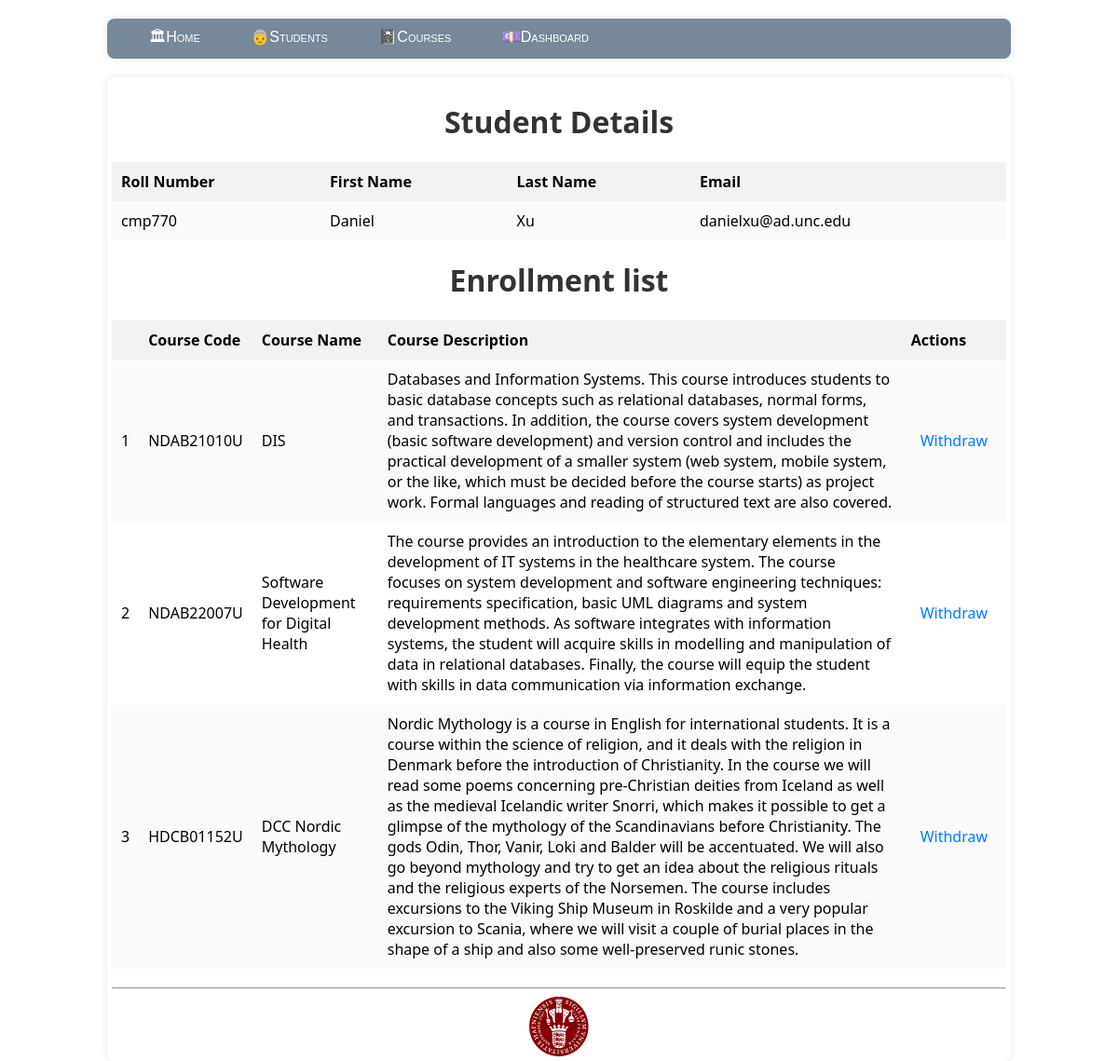
Screenshot of /student/1 with the database file from the repository.
### model.py (models this page shows)
class Student(db.Model):
    __tablename__='student'
    student_id=db.Column(db.Integer,primary_key=True,autoincrement=True)
    roll_number=db.Column(db.String,unique=True,nullable=False)
    email=db.Column(db.String)
    first_name=db.Column(db.String,nullable=False)
    last_name=db.Column(db.String, nullable=False)
    courses=db.relationship('Course',backref='student',secondary='enrollments')

class Course(db.Model):
    __tablename__='course'
    course_id=db.Column(db.Integer,primary_key=True,autoincrement=True)
    course_code=db.Column(db.String,unique=True,nullable=False)
    course_name=db.Column(db.String,nullable=False)
    course_description=db.Column(db.String)

### app.py (the view)
@app.route('/student/<int:student_id>')
def details(student_id):
    s=Student.query.get(student_id)
    list=s.courses
    return render_template('details.html',list=list,s=s)

### templates/details.html (shortened to what this page needs)
{% extends "layout.html" %}
{% block content %}
        <h1 align ="center">Student Details</h1>
        <table id = "personal-details">
            <tr>
                <th>Roll Number</th>
                <th>First Name</th>
                <th>Last Name</th>
                <th>Email</th>
            </tr>
            <tr>
                <td>{{s.roll_number}}</td>
                <td>{{s.first_name}}</td>
                <td>{{s.last_name}}</td>
                <td>{{s.email}}</td>
            </tr>
        </table>
        <h1 align="center">Enrollment list</h1>
        <table id = "enroll-table">
            <tr>
                <th></th>
                <th>Course Code</th>
                <th>Course Name</th>
                <th>Course Description</th>
                <th>Actions</th>
            </tr>
            {% for i in list %}
            <tr>
                <td>{{loop.index}}</td>
                <td>{{i.course_code}}</td>
                <td>{{i.course_name}}</td>
                <td>{{i.course_description}}</td>
                <td><a href="/student/{{s.student_id}}/withdraw/{{i.course_id}}">Withdraw</a></td>
            </tr>
            {% endfor %}
        </table>
{% endblock %}

### static/site.css (style rules this page uses)
body { background-color: rgb(f0, f0, f0); font-family: Arial, sans-serif; margin: 0; padding: 0; }
h1 { text-align: center; color: #333; }
table { width: 100%; border-collapse: collapse; margin-bottom: 20px; }
th, td { padding: 10px; text-align: left; }
th { background-color: #f2f2f2; }
tr:nth-child(even) { background-color: #fafafa; }
a { text-decoration: none; color: #007bff; padding: 5px 10px; border-radius: 4px; }

### rows the page displays
Student: roll_number "cmp770", first_name "Daniel", last_name "Xu", email "danielxu@ad.unc.edu"
Course: course_code "NDAB21010U", course_name "DIS", course_description "Databases and Information Systems. This course introduces students to basic database concepts such as relational databases, normal forms, and transactions. In addition, the course covers system development (basic software development) and version control and includes the practical development of a smaller system (web system, mobile system, or the like, which must be decided before the course starts) as project work. Formal languages and reading of structured text are also covered."
Course: course_code "NDAB22007U", course_name "Software Development for Digital Health", course_description "The course provides an introduction to the elementary elements in the development of IT systems in the healthcare system. The course focuses on system development and software engineering techniques: requirements specification, basic UML diagrams and system development methods. As software integrates with information systems, the student will acquire skills in modelling and manipulation of data in relational databases. Finally, the course will equip the student with skills in data communication via information exchange."
Course: course_code "HDCB01152U", course_name "DCC Nordic Mythology", course_description "Nordic Mythology is a course in English for international students. It is a course within the science of religion, and it deals with the religion in Denmark before the introduction of Christianity. In the course we will read some poems concerning pre-Christian deities from Iceland as well as the medieval Icelandic writer Snorri, which makes it possible to get a glimpse of the mythology of the Scandinavians before Christianity. The gods Odin, Thor, Vanir, Loki and Balder will be accentuated. We will also go beyond mythology and try to get an idea about the religious rituals and the religious experts of the Norsemen. The course includes excursions to the Viking Ship Museum in Roskilde and a…"
